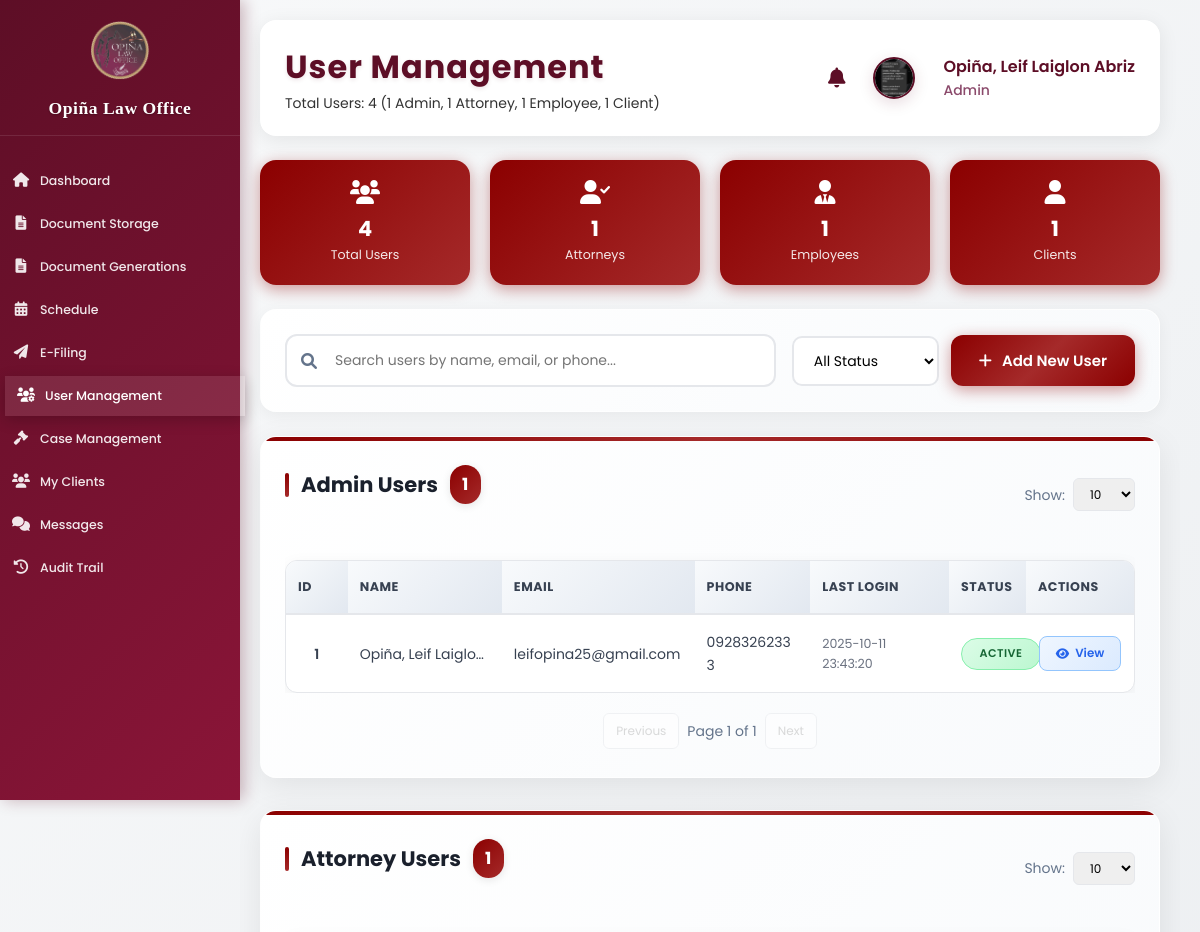
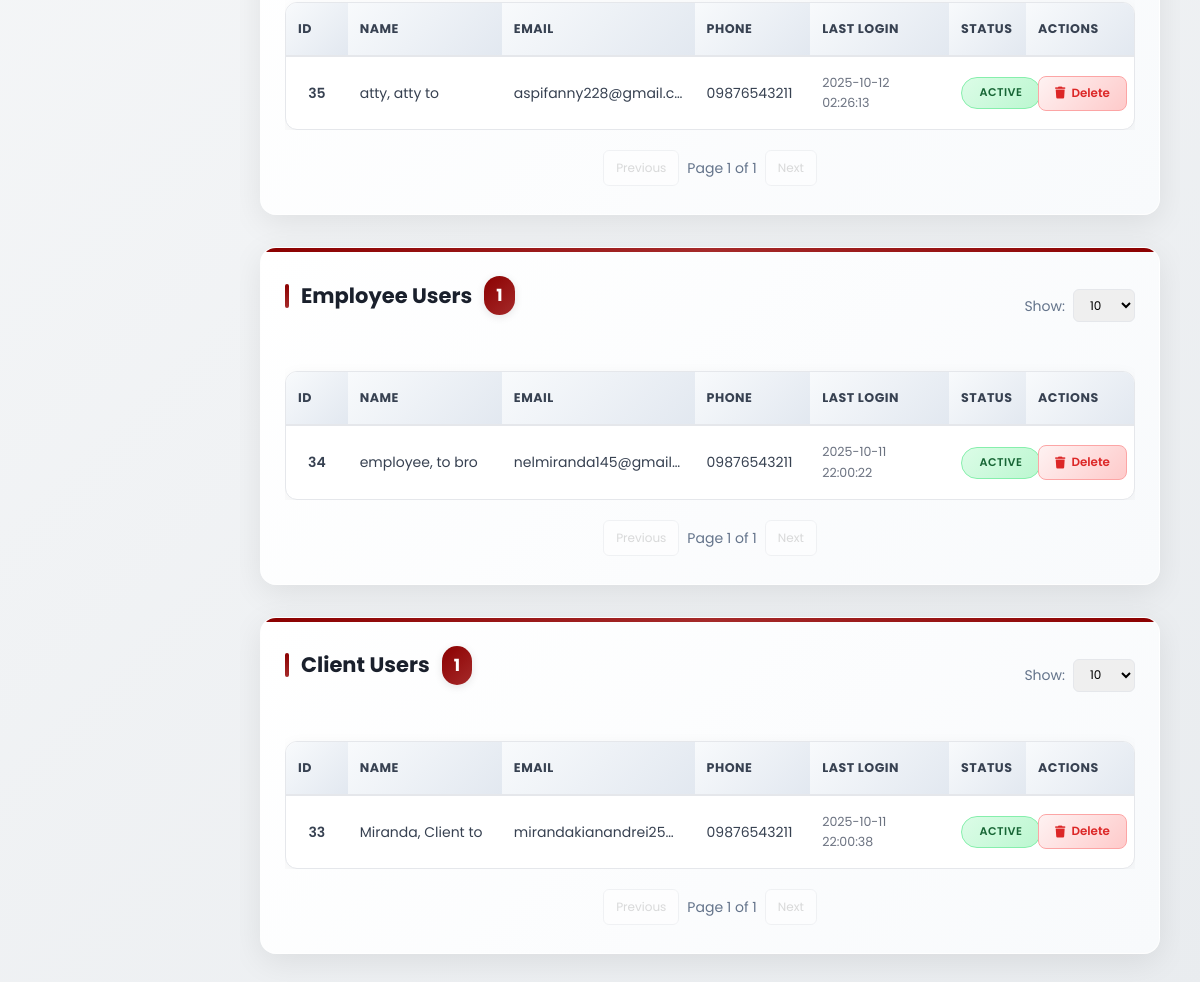
/admin_usermanagement.php (signed in), run on the app's committed database (2 pictures, top to bottom).
### tables this page shows
CREATE TABLE `user_form` (
  `id` int(11) NOT NULL,
  `name` varchar(100) NOT NULL,
  `profile_image` varchar(255) DEFAULT NULL,
  `last_login` datetime DEFAULT NULL,
  `email` varchar(100) NOT NULL,
  `phone_number` varchar(20) DEFAULT NULL,
  `password` varchar(255) NOT NULL,
  `user_type` enum('admin','attorney','client','employee') DEFAULT 'client',
  `login_attempts` int(11) DEFAULT 0,
  `last_failed_login` timestamp NULL DEFAULT NULL,
  `account_locked` tinyint(1) DEFAULT 0,
  `lockout_until` timestamp NULL DEFAULT NULL,
  `created_at` timestamp NOT NULL DEFAULT current_timestamp(),
  `created_by` int(11) DEFAULT NULL
);

### admin_usermanagement.php (the view, shortened to what the rows shown need)
<?php
require_once 'action_logger_helper.php';
$admins = [];
$attorneys = [];
$employees = [];
$clients = [];
$res = $conn->query("SELECT id, name, email, phone_number, user_type, last_login, account_locked FROM user_form ORDER BY user_type, name");
while ($row = $res->fetch_assoc()) {
    if ($row['user_type'] === 'admin') $admins[] = $row;
    elseif ($row['user_type'] === 'attorney') $attorneys[] = $row;
    elseif ($row['user_type'] === 'employee') $employees[] = $row;
    elseif ($row['user_type'] === 'client') $clients[] = $row;
}
?>
<!DOCTYPE html>
<html lang="en">
<head>
    <link rel="stylesheet" href="https://cdnjs.cloudflare.com/ajax/libs/font-awesome/6.0.0/css/all.min.css">
    <link rel="stylesheet" href="assets/css/dashboard.css?v=<?= time() ?>">
</head>
<body>
    <div class="sidebar">
                <div class="sidebar-header">
            <h2>Opiña Law Office</h2>
        </div>
    </div>
    <div class="main-content">
        <?php
        $page_title = 'User Management';
        include 'components/profile_header.php';
        ?>
        <div class="user-section">
            <div style="display: flex; justify-content: space-between; align-items: center; margin-bottom: 20px;">
                <h2>Admin Users <span class="user-count-badge badge-admin"><?= count($admins) ?></span></h2>
            </div>
            <div style="overflow-x: auto;">
                <table class="user-table" id="adminTable">
                <thead>
                    <tr>
                        <th>ID</th>
                        <th>Name</th>
                        <th>Email</th>
                        <th>Phone</th>
                        <th>Last Login</th>
                        <th>Status</th>
                        <th>Actions</th>
                    </tr>
                </thead>
                <tbody>
                    <?php if (count($admins) === 0): ?>
                        <tr><td colspan="7">No admin users found.</td></tr>
                    <?php else: foreach ($admins as $user): ?>
                        <tr data-id="<?= $user['id'] ?>">
                            <td><?= htmlspecialchars($user['id']) ?></td>
                            <td><?= htmlspecialchars($user['name']) ?></td>
                            <td><?= htmlspecialchars($user['email']) ?></td>
                            <td><?= htmlspecialchars($user['phone_number']) ?></td>
                            <td><?= $user['last_login'] ? htmlspecialchars($user['last_login']) : 'Never' ?></td>
                            <td>
                                <span class="status-badge <?= $user['account_locked'] ? 'status-inactive' : 'status-active' ?>">
                                    <?= $user['account_locked'] ? 'Inactive' : 'Active' ?>
                                </span>
                            </td>
                            <td>
                                <button class="action-btn btn-view" style="background: linear-gradient(135deg, #eff6ff 0%, #dbeafe 100%); color: #2563eb; border: 1px solid #93c5fd; min-width: 80px; justify-content: center;" onclick="viewAdminDetails(<?= $user['id'] ?>)">
                                    <i class="fas fa-eye"></i> View
                                </button>
                            </td>
                        </tr>
                    <?php endforeach; endif; ?>
                </tbody>
            </table>
            </div>
        </div>
        <div class="user-section">
            <div style="display: flex; justify-content: space-between; align-items: center; margin-bottom: 20px;">
                <h2>Attorney Users <span class="user-count-badge badge-attorney"><?= count($attorneys) ?></span></h2>
            </div>
            <div style="overflow-x: auto;">
                <table class="user-table" id="attorneyTable">
                <thead>
                    <tr>
                        <th>ID</th>
                        <th>Name</th>
                        <th>Email</th>
                        <th>Phone</th>
                        <th>Last Login</th>
                        <th>Status</th>
                        <th>Actions</th>
                    </tr>
                </thead>
                <tbody>
                    <?php if (count($attorneys) === 0): ?>
                        <tr><td colspan="7">No attorney users found.</td></tr>
                    <?php else: foreach ($attorneys as $user): ?>
                        <tr data-id="<?= $user['id'] ?>">
                            <td><?= htmlspecialchars($user['id']) ?></td>
                            <td><?= htmlspecialchars($user['name']) ?></td>
                            <td><?= htmlspecialchars($user['email']) ?></td>
                            <td><?= htmlspecialchars($user['phone_number']) ?></td>
                            <td><?= $user['last_login'] ? htmlspecialchars($user['last_login']) : 'Never' ?></td>
                            <td>
                                <span class="status-badge <?= $user['account_locked'] ? 'status-inactive' : 'status-active' ?>">
                                <?= $user['account_locked'] ? 'Inactive' : 'Active' ?>
                                </span>
                            </td>
                            <td>
                                <button type="button" onclick="confirmDeleteUser(<?= $user['id'] ?>, '<?= htmlspecialchars($user['name']) ?>', 'Admin')" class="action-btn btn-delete">
                                    <i class="fas fa-trash"></i> Delete
                                </button>
                            </td>
                        </tr>
                    <?php endforeach; endif; ?>
                </tbody>
            </table>
            </div>
        </div>
        <div class="user-section">
            <div style="display: flex; justify-content: space-between; align-items: center; margin-bottom: 20px;">
                <h2>Employee Users <span class="user-count-badge badge-employee"><?= count($employees) ?></span></h2>
            </div>
            <div style="overflow-x: auto;">
                <table class="user-table" id="employeeTable">
                <thead>
                    <tr>
                        <th>ID</th>
                        <th>Name</th>
                        <th>Email</th>
                        <th>Phone</th>
                        <th>Last Login</th>
                        <th>Status</th>
                        <th>Actions</th>
                    </tr>
                </thead>
                <tbody>
                    <?php if (count($employees) === 0): ?>
                        <tr><td colspan="7">No employee users found.</td></tr>
                    <?php else: foreach ($employees as $user): ?>
                        <tr data-id="<?= $user['id'] ?>">
                            <td><?= htmlspecialchars($user['id']) ?></td>
                            <td><?= htmlspecialchars($user['name']) ?></td>
                            <td><?= htmlspecialchars($user['email']) ?></td>
                            <td><?= htmlspecialchars($user['phone_number']) ?></td>
                            <td><?= $user['last_login'] ? htmlspecialchars($user['last_login']) : 'Never' ?></td>
                            <td>
                                <span class="status-badge <?= $user['account_locked'] ? 'status-inactive' : 'status-active' ?>">
                                <?= $user['account_locked'] ? 'Inactive' : 'Active' ?>
                                </span>
                            </td>
                            <td>
                                <button type="button" onclick="confirmDeleteUser(<?= $user['id'] ?>, '<?= htmlspecialchars($user['name']) ?>', 'Employee')" class="action-btn btn-delete">
                                    <i class="fas fa-trash"></i> Delete
                                </button>
                            </td>
                        </tr>
                    <?php endforeach; endif; ?>
                </tbody>
            </table>
            </div>
        </div>
        <div class="user-section">
            <div style="display: flex; justify-content: space-between; align-items: center; margin-bottom: 20px;">
                <h2>Client Users <span class="user-count-badge badge-client"><?= count($clients) ?></span></h2>
            </div>
            <div style="overflow-x: auto;">
                <table class="user-table" id="clientTable">
                <thead>
                    <tr>
                        <th>ID</th>
                        <th>Name</th>
                        <th>Email</th>
                        <th>Phone</th>
                        <th>Last Login</th>
                        <th>Status</th>
                        <th>Actions</th>
                    </tr>
                </thead>
                <tbody>
                    <?php if (count($clients) === 0): ?>
                        <tr><td colspan="7">No client users found.</td></tr>
                    <?php else: foreach ($clients as $user): ?>
                        <tr>
                            <td><?= htmlspecialchars($user['id']) ?></td>
                            <td><?= htmlspecialchars($user['name']) ?></td>
                            <td><?= htmlspecialchars($user['email']) ?></td>
                            <td><?= htmlspecialchars($user['phone_number']) ?></td>
                            <td><?= $user['last_login'] ? htmlspecialchars($user['last_login']) : 'Never' ?></td>
                            <td>
                                <span class="status-badge <?= $user['account_locked'] ? 'status-inactive' : 'status-active' ?>">
                                <?= $user['account_locked'] ? 'Inactive' : 'Active' ?>
                                </span>
                            </td>
                            <td>
                                <button type="button" onclick="confirmDeleteUser(<?= $user['id'] ?>, '<?= htmlspecialchars($user['name']) ?>', 'Client')" class="action-btn btn-delete">
                                    <i class="fas fa-trash"></i> Delete
                                </button>
                            </td>
                        </tr>
                    <?php endforeach; endif; ?>
                </tbody>
            </table>
            </div>
        </div>
    </div>
</body>
</html>

### components/profile_header.php (shortened to what the rows shown need)
<?php
$user_id = $_SESSION['user_id'];
$res = $conn->query("SELECT profile_image, email, phone_number FROM user_form WHERE id=$user_id");
$profile_image = '';
if ($res && $row = $res->fetch_assoc()) {
    $profile_image = $row['profile_image'];
}
$user_name = '';
switch ($_SESSION['user_type']) {
    case 'admin':
        $user_name = $_SESSION['admin_name'] ?? 'Administrator';
        break;
}
$user_title = ucfirst($_SESSION['user_type']);
?>
<div class="header">
    <div class="header-title">
        <h1><?= $page_title ?? 'Dashboard' ?></h1>
    </div>
    <div class="user-info" style="display: flex; align-items: center; gap: 20px;">
        <div class="profile-dropdown" style="display: flex; align-items: center; gap: 12px;">
            <img src="<?= htmlspecialchars($profile_image) ?>" alt="<?= $user_title ?>" style="object-fit: cover; width: 42px; height: 42px; border-radius: 50%; border: 2px solid var(--primary-color); cursor: pointer;" onclick="toggleProfileDropdown()">
            <div class="user-details">
                <h3 style="margin: 0; font-size: 16px; color: var(--primary-color);"><?= htmlspecialchars($user_name) ?></h3>
                <p style="margin: 0; font-size: 14px; color: var(--accent-color);"><?= $user_title ?></p>
            </div>
        </div>
    </div>
</div>

### data on the page
user_form: profile_image (picture), id "1", name "Opiña, Leif Laiglo…", email "leifopina25@gmail.com", phone_number "09283262333", last_login "2025-10-11 23:43:20", account_locked "ACTIVE"
user_form: id "35", name "atty, atty to", email "aspifanny228@gmail.c…", phone_number "09876543211", last_login "2025-10-12 02:26:13", account_locked "ACTIVE"
user_form: id "34", name "employee, to bro", email "nelmiranda145@gmail…", phone_number "09876543211", last_login "2025-10-11 22:00:22", account_locked "ACTIVE"
user_form: id "33", name "Miranda, Client to", email "mirandakianandrei25…", phone_number "09876543211", last_login "2025-10-11 22:00:38", account_locked "ACTIVE"

### other printed values
$page_title "User Management"
$page_subtitle "Total Users: 4 (1 Admin, 1 Attorney, 1 Employee, 1 Client)"
$user_name "Opiña, Leif Laiglon Abriz"
$user_title "Admin"
count($attorneys) "1"
count($employees) "1"
count($clients) "1"
count($admins) "1"
